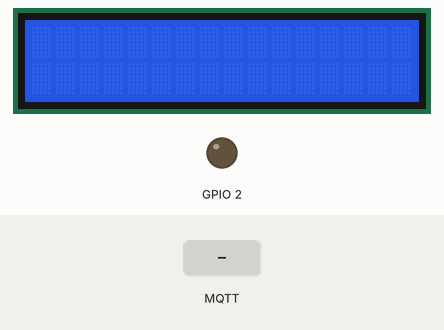
Bench run of a sketch on a simulated ESP32. On the bench: 16×2 character LCD, output pins drawn as LEDs (lit = HIGH). The test bench sets the inputs (shaded band). WiFi joins after 1.5 s; servers stay silent unless stated; random numbers use the default seed unless the sketch sets one; no MQTT or app messages arrive unless stated; what the sketch prints to the serial monitor is not drawn.

Above: at 2.7 s.
2.8 s: MQTT message "on" arrives on the first subscribed topic
At 3.5 s:
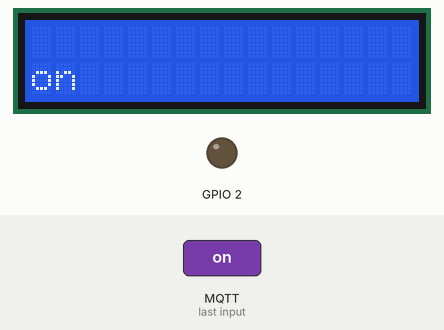
4.3 s: MQTT message "_" arrives on the first subscribed topic
At 4.6 s:
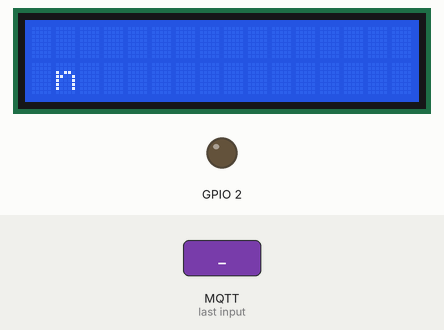
5.8 s: MQTT message "off" arrives on the first subscribed topic
At 7.0 s:
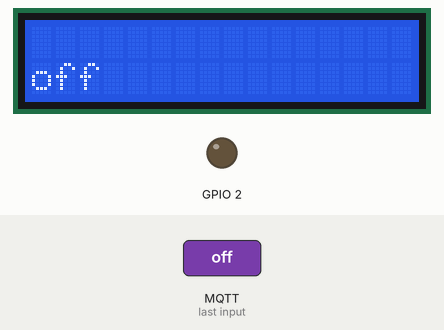
7.3 s: MQTT message "1" arrives on the first subscribed topic
At 8.1 s:
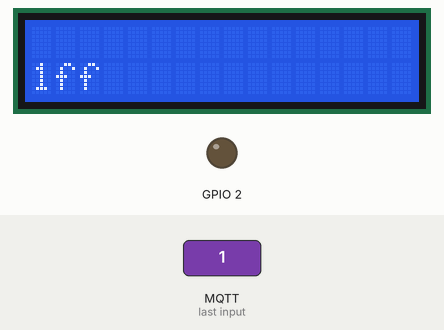
8.8 s: MQTT message "on" arrives on the first subscribed topic
At 9.3 s:
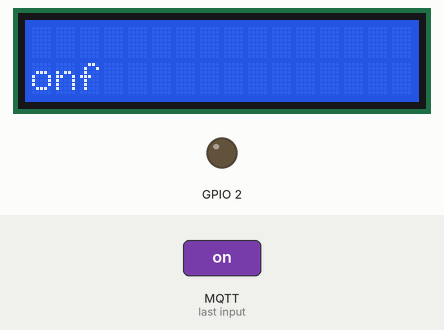
10.3 s: MQTT message "0" arrives on the first subscribed topic
At 11.6 s:
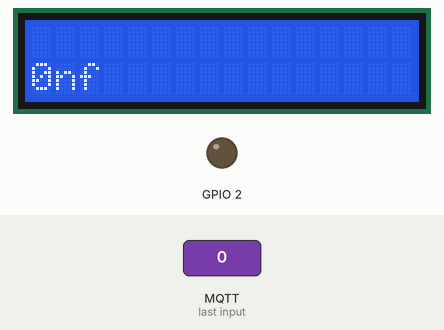
Timing chart, 0 to 12.8 s (numbered marks = the images above; inputs shaded):
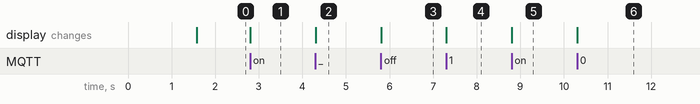

The sketch:

receiver.ino
```cpp
#include "WiFi.h"
#include <PubSubClient.h>
#include <LiquidCrystal_I2C.h>

// set the LCD number of columns and rows
int lcdColumns = 16;
int lcdRows = 2;

// set LCD address, number of columns and rows
// if you don't know your display address, run an I2C scanner sketch
LiquidCrystal_I2C lcd(0x27, lcdColumns, lcdRows);

// Update these with values suitable for your network.
const char* ssid = "Wokwi-GUEST";
const char* password = "";
const char* mqtt_server = "broker.mqttdashboard.com";

WiFiClient espClient;
PubSubClient client(espClient);
long lastMsg = 0;
char msg[50];
int value = 0;

void setup_wifi() {

  delay(10);
  // We start by connecting to a WiFi network
  Serial.println();
  Serial.print("Connecting to ");
  Serial.println(ssid);

  WiFi.begin(ssid, password);

  while (WiFi.status() != WL_CONNECTED) {
    delay(500);
    Serial.print(".");
  }

  randomSeed(micros());

  Serial.println("");
  Serial.println("WiFi connected");
  Serial.println("IP address: ");
  Serial.println(WiFi.localIP());
}

void callback(char* topic, byte* payload, unsigned int length) {
  String msg = "";
  int i=0;

  char line1[17] = "";
  char line2[17] = "";

  while (i<length) {
    char curChar = (char)payload[i++];
    if (curChar == '_') {
      msg += " ";
    } else {
      msg += curChar;
    }

    if (i == 16) {
      msg.toCharArray(line1, 17);
      msg = "";
    }
  }
  msg.toCharArray(line2, 17);
  lcd.setCursor(0,0);
  lcd.print(line1);
  lcd.setCursor(0,1);
  lcd.print(line2);
}

void reconnect() {
  // Loop until we're reconnected
  while (!client.connected()) {
    Serial.print("Attempting MQTT connection...");
    // Create a random client ID
    String clientId = "ESP8266Client-145212";
    clientId += String(random(0xffff), HEX);
    // Attempt to connect
    if (client.connect(clientId.c_str())) {
      Serial.println("connected");

      client.subscribe("testtopic/45");
    } else {
      Serial.print("failed, rc=");
      Serial.print(client.state());
      Serial.println(" try again in 5 seconds");
      // Wait 5 seconds before retrying
      delay(5000);
    }
  }
}

void setup() {
  pinMode(BUILTIN_LED, OUTPUT);     // Initialize the BUILTIN_LED pin as an output
  Serial.begin(115200);
  setup_wifi();
  client.setServer(mqtt_server, 1883);
  client.setCallback(callback);
  lcd.init();
  lcd.backlight();
}

void loop() {

  if (!client.connected()) {
    reconnect();
  }
  client.loop();

}
```

Measured:
- after the input at 2.8 s, the display: changes at once (image 1)
- after the input at 4.3 s, the display: changes at once (image 2)
- after the input at 5.8 s, the display: changes at once (image 3)
- after the input at 7.3 s, the display: changes at once (image 4)
- after the input at 8.8 s, the display: changes at once (image 5)
- after the input at 10.3 s, the display: changes at once (image 6)
